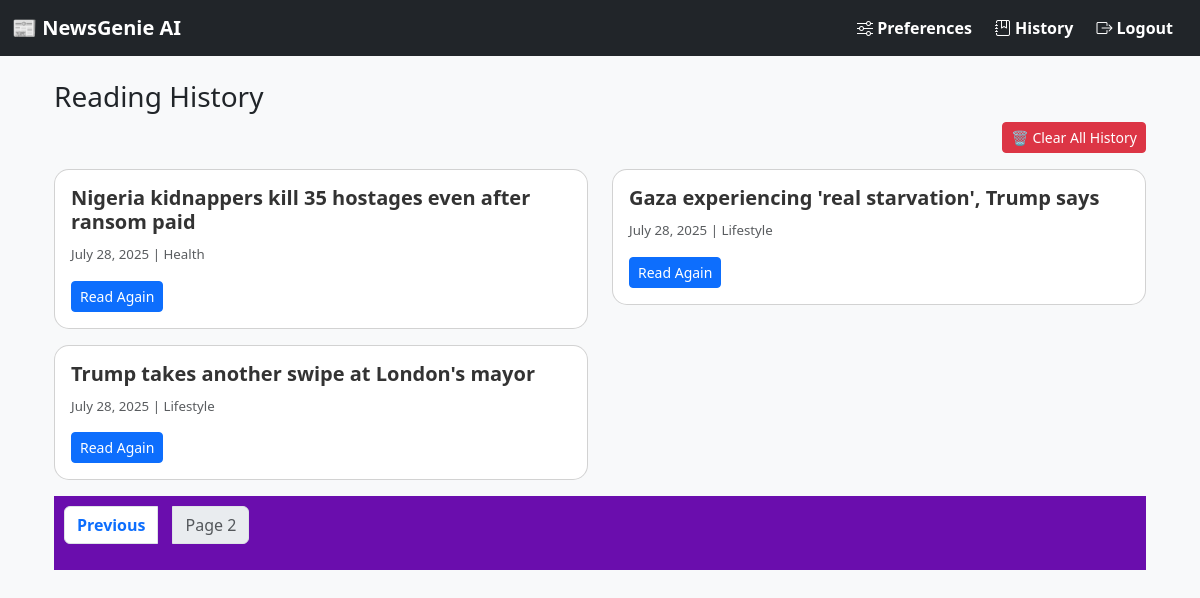
The page /history/?page=2 (signed in) on the database as committed earlier.
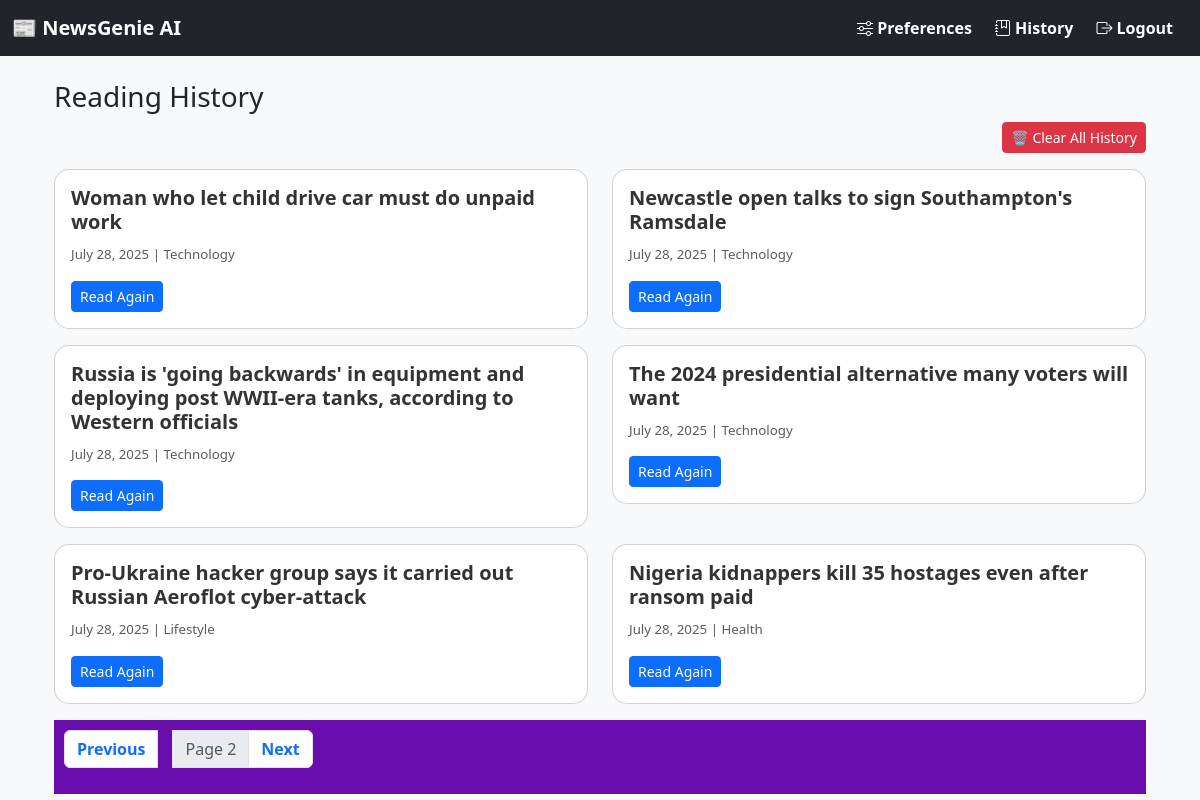
The same page on the database as committed later.
### news/models.py (models this page shows, shortened)
class Article(models.Model):
    title = models.CharField(max_length=200)
    content = models.TextField()
    summary = models.TextField(blank=True, null=True)
    source_url = models.URLField()
    category = models.ForeignKey(Category, on_delete=models.CASCADE)
    published_date = models.DateTimeField(default=timezone.now)
    created_at = models.DateTimeField(auto_now_add=True)
    audio_file = models.FileField(upload_to='news_audio/', blank=True, null=True)
    link = models.URLField(max_length=500, unique=True, null=True, blank=True)
    source = models.CharField(max_length=100, default='Unknown')
    approved = models.BooleanField(default=False)
    class Meta:
        ordering = ['-published_date']

class Category(models.Model):
    name = models.CharField(max_length=100)
    description = models.TextField(blank=True)
    class Meta:
        verbose_name_plural = "Categories"

### news/views.py (the view)
# urls.py: path('history/', views.reading_history, name='reading_history'),
@login_required
def reading_history(request):
    history_entries = ReadingHistory.objects.filter(user=request.user).select_related('article').order_by('-read_at')
    articles = [entry.article for entry in history_entries]
    paginator = Paginator(articles, 6)
    page_number = request.GET.get('page')
    page_obj = paginator.get_page(page_number)
    return render(request, 'news/reading_history.html', {
        'articles': page_obj,
        'page_obj': page_obj,
        'is_paginated': page_obj.has_other_pages()
    })

### templates/news/reading_history.html
{% extends 'base.html' %}
{% block content %}
<div class="container mt-4">
    <h3> Reading History</h3>
    {% if articles %}
        <div class="d-flex justify-content-end mb-3">
    <a href="{% url 'clear_history' %}" class="btn btn-danger btn-sm">🗑️ Clear All History</a>
</div>
        <div class="row">
            {% for article in articles %}
                <div class="col-md-6 mb-3">
                    <div class="card">
                        <div class="card-body">
                            <h5 class="card-title">{{ article.title }}</h5>
                            <p class="card-text">
                                <small class="text-muted">{{ article.published_date|date:"F d, Y" }} | {{ article.category.name }}</small>
                            </p>
                            <a href="{% url 'article_detail' article.id %}" class="btn btn-sm btn-primary">Read Again</a>
                        </div>
                    </div>
                </div>
            {% endfor %}
        </div>
        {% if is_paginated %}
            <nav aria-label="Page navigation">
                <ul class="pagination">
                    {% if page_obj.has_previous %}
                        <li class="page-item">
                            <a class="page-link" href="?page={{ page_obj.previous_page_number }}">Previous</a>
                        </li>
                    {% endif %}
                    <li class="page-item disabled">
                        <span class="page-link">Page {{ page_obj.number }}</span>
                    </li>
                    {% if page_obj.has_next %}
                        <li class="page-item">
                            <a class="page-link" href="?page={{ page_obj.next_page_number }}">Next</a>
                        </li>
                    {% endif %}
                </ul>
            </nav>
        {% endif %}
    {% else %}
        <p class="text-muted">No articles in your reading history yet.</p>
    {% endif %}
</div>
{% endblock %}

Rows that differ between the two databases and show on the page:
no longer on this page (row unchanged): Article: title "Gaza experiencing 'real starvation', Trump says", published_date "July 28, 2025", category.name "Lifestyle"
no longer on this page (row unchanged): Article: title "Trump takes another swipe at London's mayor", published_date "July 28, 2025", category.name "Lifestyle"
now on this page (row edited): Article: title "Woman who let child drive car must do unpaid work", published_date "July 28, 2025", category.name "Technology"
now on this page (row unchanged): Article: title "Newcastle open talks to sign Southampton's Ramsdale", published_date "July 28, 2025", category.name "Technology"
now on this page (row edited): Article: title "Russia is 'going backwards' in equipment and deploying post WWII-era tanks, according to Western officials", published_date "July 28, 2025", category.name "Technology"
now on this page (row edited): Article: title "The 2024 presidential alternative many voters will want", published_date "July 28, 2025", category.name "Technology"
now on this page (row edited): Article: title "Pro-Ukraine hacker group says it carried out Russian Aeroflot cyber-attack", published_date "July 28, 2025", category.name "Lifestyle"
Other text that changed with them:
text now shown: "Next"
